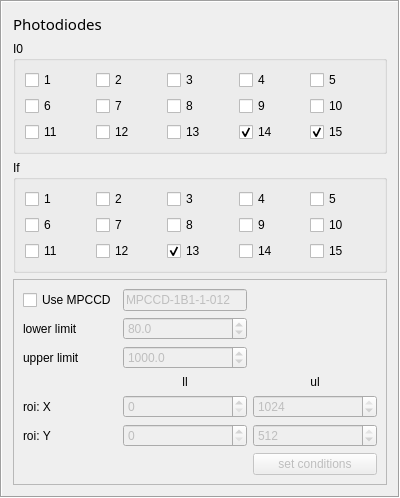
               <widget class="QFrame" name="frame_17">
                <property name="minimumSize">
                 <size>
                  <width>400</width>
                  <height>0</height>
                 </size>
                </property>
                <property name="frameShape">
                 <enum>QFrame::Box</enum>
                </property>
                <property name="frameShadow">
                 <enum>QFrame::Sunken</enum>
                </property>
                <layout class="QVBoxLayout" name="verticalLayout_4">
                 <item>
                  <widget class="QLabel" name="label_4">
                   <property name="font">
                    <font>
                     <family>Sans Serif</family>
                     <pointsize>11</pointsize>
                     <weight>50</weight>
                     <bold>false</bold>
                    </font>
                   </property>
                   <property name="text">
                    <string>Photodiodes</string>
                   </property>
                  </widget>
                 </item>
                 <item>
                  <widget class="QGroupBox" name="groupBox">
                   <property name="title">
                    <string>I0</string>
                   </property>
                   <layout class="QGridLayout" name="gridLayout_6">
                    <item row="0" column="0">
                     <widget class="QCheckBox" name="pdI0_1">
                      <property name="sizePolicy">
                       <sizepolicy hsizetype="Minimum" vsizetype="Fixed">
                        <horstretch>0</horstretch>
                        <verstretch>0</verstretch>
                       </sizepolicy>
                      </property>
                      <property name="minimumSize">
                       <size>
                        <width>50</width>
                        <height>0</height>
                       </size>
                      </property>
                      <property name="text">
                       <string>1</string>
                      </property>
                     </widget>
                    </item>
                    <item row="0" column="1">
                     <widget class="QCheckBox" name="pdI0_2">
                      <property name="sizePolicy">
                       <sizepolicy hsizetype="Minimum" vsizetype="Fixed">
                        <horstretch>0</horstretch>
                        <verstretch>0</verstretch>
                       </sizepolicy>
                      </property>
                      <property name="minimumSize">
                       <size>
                        <width>50</width>
                        <height>0</height>
                       </size>
                      </property>
                      <property name="text">
                       <string>2</string>
                      </property>
                     </widget>
                    </item>
                    <item row="0" column="2">
                     <widget class="QCheckBox" name="pdI0_3">
                      <property name="sizePolicy">
                       <sizepolicy hsizetype="Minimum" vsizetype="Fixed">
                        <horstretch>0</horstretch>
                        <verstretch>0</verstretch>
                       </sizepolicy>
                      </property>
                      <property name="minimumSize">
                       <size>
                        <width>50</width>
                        <height>0</height>
                       </size>
                      </property>
                      <property name="text">
                       <string>3</string>
                      </property>
                     </widget>
                    </item>
                    <item row="0" column="3">
                     <widget class="QCheckBox" name="pdI0_4">
                      <property name="sizePolicy">
                       <sizepolicy hsizetype="Minimum" vsizetype="Fixed">
                        <horstretch>0</horstretch>
                        <verstretch>0</verstretch>
                       </sizepolicy>
                      </property>
                      <property name="minimumSize">
                       <size>
                        <width>50</width>
                        <height>0</height>
                       </size>
                      </property>
                      <property name="text">
                       <string>4</string>
                      </property>
                     </widget>
                    </item>
                    <item row="0" column="4">
                     <widget class="QCheckBox" name="pdI0_5">
                      <property name="sizePolicy">
                       <sizepolicy hsizetype="Minimum" vsizetype="Fixed">
                        <horstretch>0</horstretch>
                        <verstretch>0</verstretch>
                       </sizepolicy>
                      </property>
                      <property name="minimumSize">
                       <size>
                        <width>50</width>
                        <height>0</height>
                       </size>
                      </property>
                      <property name="text">
                       <string>5</string>
                      </property>
                     </widget>
                    </item>
                    <item row="1" column="0">
                     <widget class="QCheckBox" name="pdI0_6">
                      <property name="sizePolicy">
                       <sizepolicy hsizetype="Minimum" vsizetype="Fixed">
                        <horstretch>0</horstretch>
                        <verstretch>0</verstretch>
                       </sizepolicy>
                      </property>
                      <property name="minimumSize">
                       <size>
                        <width>50</width>
                        <height>0</height>
                       </size>
                      </property>
                      <property name="text">
                       <string>6</string>
                      </property>
                     </widget>
                    </item>
                    <item row="1" column="1">
                     <widget class="QCheckBox" name="pdI0_7">
                      <property name="sizePolicy">
                       <sizepolicy hsizetype="Minimum" vsizetype="Fixed">
                        <horstretch>0</horstretch>
                        <verstretch>0</verstretch>
                       </sizepolicy>
                      </property>
                      <property name="minimumSize">
                       <size>
                        <width>50</width>
                        <height>0</height>
                       </size>
                      </property>
                      <property name="text">
                       <string>7</string>
                      </property>
                     </widget>
                    </item>
                    <item row="1" column="2">
                     <widget class="QCheckBox" name="pdI0_8">
                      <property name="sizePolicy">
                       <sizepolicy hsizetype="Minimum" vsizetype="Fixed">
                        <horstretch>0</horstretch>
                        <verstretch>0</verstretch>
                       </sizepolicy>
                      </property>
                      <property name="minimumSize">
                       <size>
                        <width>50</width>
                        <height>0</height>
                       </size>
                      </property>
                      <property name="text">
                       <string>8</string>
                      </property>
                     </widget>
                    </item>
                    <item row="1" column="3">
                     <widget class="QCheckBox" name="pdI0_9">
                      <property name="sizePolicy">
                       <sizepolicy hsizetype="Minimum" vsizetype="Fixed">
                        <horstretch>0</horstretch>
                        <verstretch>0</verstretch>
                       </sizepolicy>
                      </property>
                      <property name="minimumSize">
                       <size>
                        <width>50</width>
                        <height>0</height>
                       </size>
                      </property>
                      <property name="text">
                       <string>9</string>
                      </property>
                     </widget>
                    </item>
                    <item row="1" column="4">
                     <widget class="QCheckBox" name="pdI0_10">
                      <property name="sizePolicy">
                       <sizepolicy hsizetype="Minimum" vsizetype="Fixed">
                        <horstretch>0</horstretch>
                        <verstretch>0</verstretch>
                       </sizepolicy>
                      </property>
                      <property name="minimumSize">
                       <size>
                        <width>50</width>
                        <height>0</height>
                       </size>
                      </property>
                      <property name="text">
                       <string>10</string>
                      </property>
                     </widget>
                    </item>
                    <item row="2" column="0">
                     <widget class="QCheckBox" name="pdI0_11">
                      <property name="sizePolicy">
                       <sizepolicy hsizetype="Minimum" vsizetype="Fixed">
                        <horstretch>0</horstretch>
                        <verstretch>0</verstretch>
                       </sizepolicy>
                      </property>
                      <property name="minimumSize">
                       <size>
                        <width>50</width>
                        <height>0</height>
                       </size>
                      </property>
                      <property name="text">
                       <string>11</string>
                      </property>
                     </widget>
                    </item>
                    <item row="2" column="1">
                     <widget class="QCheckBox" name="pdI0_12">
                      <property name="sizePolicy">
                       <sizepolicy hsizetype="Minimum" vsizetype="Fixed">
                        <horstretch>0</horstretch>
                        <verstretch>0</verstretch>
                       </sizepolicy>
                      </property>
                      <property name="minimumSize">
                       <size>
                        <width>50</width>
                        <height>0</height>
                       </size>
                      </property>
                      <property name="text">
                       <string>12</string>
                      </property>
                     </widget>
                    </item>
                    <item row="2" column="2">
                     <widget class="QCheckBox" name="pdI0_13">
                      <property name="sizePolicy">
                       <sizepolicy hsizetype="Minimum" vsizetype="Fixed">
                        <horstretch>0</horstretch>
                        <verstretch>0</verstretch>
                       </sizepolicy>
                      </property>
                      <property name="minimumSize">
                       <size>
                        <width>50</width>
                        <height>0</height>
                       </size>
                      </property>
                      <property name="text">
                       <string>13</string>
                      </property>
                     </widget>
                    </item>
                    <item row="2" column="3">
                     <widget class="QCheckBox" name="pdI0_14">
                      <property name="sizePolicy">
                       <sizepolicy hsizetype="Minimum" vsizetype="Fixed">
                        <horstretch>0</horstretch>
                        <verstretch>0</verstretch>
                       </sizepolicy>
                      </property>
                      <property name="minimumSize">
                       <size>
                        <width>50</width>
                        <height>0</height>
                       </size>
                      </property>
                      <property name="text">
                       <string>14</string>
                      </property>
                      <property name="checked">
                       <bool>true</bool>
                      </property>
                     </widget>
                    </item>
                    <item row="2" column="4">
                     <widget class="QCheckBox" name="pdI0_15">
                      <property name="sizePolicy">
                       <sizepolicy hsizetype="Minimum" vsizetype="Fixed">
                        <horstretch>0</horstretch>
                        <verstretch>0</verstretch>
                       </sizepolicy>
                      </property>
                      <property name="minimumSize">
                       <size>
                        <width>50</width>
                        <height>0</height>
                       </size>
                      </property>
                      <property name="text">
                       <string>15</string>
                      </property>
                      <property name="checked">
                       <bool>true</bool>
                      </property>
                     </widget>
                    </item>
                   </layout>
                  </widget>
                 </item>
                 <item>
                  <widget class="QGroupBox" name="groupBox_2">
                   <property name="title">
                    <string>If</string>
                   </property>
                   <layout class="QGridLayout" name="gridLayout_7">
                    <item row="0" column="0">
                     <widget class="QCheckBox" name="pdI_1">
                      <property name="sizePolicy">
                       <sizepolicy hsizetype="Minimum" vsizetype="Fixed">
                        <horstretch>0</horstretch>
                        <verstretch>0</verstretch>
                       </sizepolicy>
                      </property>
                      <property name="minimumSize">
                       <size>
                        <width>50</width>
                        <height>0</height>
                       </size>
                      </property>
                      <property name="text">
                       <string>1</string>
                      </property>
                     </widget>
                    </item>
                    <item row="0" column="1">
                     <widget class="QCheckBox" name="pdI_2">
                      <property name="sizePolicy">
                       <sizepolicy hsizetype="Minimum" vsizetype="Fixed">
                        <horstretch>0</horstretch>
                        <verstretch>0</verstretch>
                       </sizepolicy>
                      </property>
                      <property name="minimumSize">
                       <size>
                        <width>50</width>
                        <height>0</height>
                       </size>
                      </property>
                      <property name="text">
                       <string>2</string>
                      </property>
                     </widget>
                    </item>
                    <item row="0" column="2">
                     <widget class="QCheckBox" name="pdI_3">
                      <property name="sizePolicy">
                       <sizepolicy hsizetype="Minimum" vsizetype="Fixed">
                        <horstretch>0</horstretch>
                        <verstretch>0</verstretch>
                       </sizepolicy>
                      </property>
                      <property name="minimumSize">
                       <size>
                        <width>50</width>
                        <height>0</height>
                       </size>
                      </property>
                      <property name="text">
                       <string>3</string>
                      </property>
                     </widget>
                    </item>
                    <item row="0" column="3">
                     <widget class="QCheckBox" name="pdI_4">
                      <property name="sizePolicy">
                       <sizepolicy hsizetype="Minimum" vsizetype="Fixed">
                        <horstretch>0</horstretch>
                        <verstretch>0</verstretch>
                       </sizepolicy>
                      </property>
                      <property name="minimumSize">
                       <size>
                        <width>50</width>
                        <height>0</height>
                       </size>
                      </property>
                      <property name="text">
                       <string>4</string>
                      </property>
                     </widget>
                    </item>
                    <item row="0" column="4">
                     <widget class="QCheckBox" name="pdI_5">
                      <property name="sizePolicy">
                       <sizepolicy hsizetype="Minimum" vsizetype="Fixed">
                        <horstretch>0</horstretch>
                        <verstretch>0</verstretch>
                       </sizepolicy>
                      </property>
                      <property name="minimumSize">
                       <size>
                        <width>50</width>
                        <height>0</height>
                       </size>
                      </property>
                      <property name="text">
                       <string>5</string>
                      </property>
                     </widget>
                    </item>
                    <item row="1" column="0">
                     <widget class="QCheckBox" name="pdI_6">
                      <property name="sizePolicy">
                       <sizepolicy hsizetype="Minimum" vsizetype="Fixed">
                        <horstretch>0</horstretch>
                        <verstretch>0</verstretch>
                       </sizepolicy>
                      </property>
                      <property name="minimumSize">
                       <size>
                        <width>50</width>
                        <height>0</height>
                       </size>
                      </property>
                      <property name="text">
                       <string>6</string>
                      </property>
                     </widget>
                    </item>
                    <item row="1" column="1">
                     <widget class="QCheckBox" name="pdI_7">
                      <property name="sizePolicy">
                       <sizepolicy hsizetype="Minimum" vsizetype="Fixed">
                        <horstretch>0</horstretch>
                        <verstretch>0</verstretch>
                       </sizepolicy>
                      </property>
                      <property name="minimumSize">
                       <size>
                        <width>50</width>
                        <height>0</height>
                       </size>
                      </property>
                      <property name="text">
                       <string>7</string>
                      </property>
                     </widget>
                    </item>
                    <item row="1" column="2">
                     <widget class="QCheckBox" name="pdI_8">
                      <property name="sizePolicy">
                       <sizepolicy hsizetype="Minimum" vsizetype="Fixed">
                        <horstretch>0</horstretch>
                        <verstretch>0</verstretch>
                       </sizepolicy>
                      </property>
                      <property name="minimumSize">
                       <size>
                        <width>50</width>
                        <height>0</height>
                       </size>
                      </property>
                      <property name="text">
                       <string>8</string>
                      </property>
                     </widget>
                    </item>
                    <item row="1" column="3">
                     <widget class="QCheckBox" name="pdI_9">
                      <property name="sizePolicy">
                       <sizepolicy hsizetype="Minimum" vsizetype="Fixed">
                        <horstretch>0</horstretch>
                        <verstretch>0</verstretch>
                       </sizepolicy>
                      </property>
                      <property name="minimumSize">
                       <size>
                        <width>50</width>
                        <height>0</height>
                       </size>
                      </property>
                      <property name="text">
                       <string>9</string>
                      </property>
                     </widget>
                    </item>
                    <item row="1" column="4">
                     <widget class="QCheckBox" name="pdI_10">
                      <property name="sizePolicy">
                       <sizepolicy hsizetype="Minimum" vsizetype="Fixed">
                        <horstretch>0</horstretch>
                        <verstretch>0</verstretch>
                       </sizepolicy>
                      </property>
                      <property name="minimumSize">
                       <size>
                        <width>50</width>
                        <height>0</height>
                       </size>
                      </property>
                      <property name="text">
                       <string>10</string>
                      </property>
                     </widget>
                    </item>
                    <item row="2" column="0">
                     <widget class="QCheckBox" name="pdI_11">
                      <property name="sizePolicy">
                       <sizepolicy hsizetype="Minimum" vsizetype="Fixed">
                        <horstretch>0</horstretch>
                        <verstretch>0</verstretch>
                       </sizepolicy>
                      </property>
                      <property name="minimumSize">
                       <size>
                        <width>50</width>
                        <height>0</height>
                       </size>
                      </property>
                      <property name="text">
                       <string>11</string>
                      </property>
                     </widget>
                    </item>
                    <item row="2" column="1">
                     <widget class="QCheckBox" name="pdI_12">
                      <property name="sizePolicy">
                       <sizepolicy hsizetype="Minimum" vsizetype="Fixed">
                        <horstretch>0</horstretch>
                        <verstretch>0</verstretch>
                       </sizepolicy>
                      </property>
                      <property name="minimumSize">
                       <size>
                        <width>50</width>
                        <height>0</height>
                       </size>
                      </property>
                      <property name="text">
                       <string>12</string>
                      </property>
                     </widget>
                    </item>
                    <item row="2" column="2">
                     <widget class="QCheckBox" name="pdI_13">
                      <property name="sizePolicy">
                       <sizepolicy hsizetype="Minimum" vsizetype="Fixed">
                        <horstretch>0</horstretch>
                        <verstretch>0</verstretch>
                       </sizepolicy>
                      </property>
                      <property name="minimumSize">
                       <size>
                        <width>50</width>
                        <height>0</height>
                       </size>
                      </property>
                      <property name="text">
                       <string>13</string>
                      </property>
                      <property name="checked">
                       <bool>true</bool>
                      </property>
                     </widget>
                    </item>
                    <item row="2" column="3">
                     <widget class="QCheckBox" name="pdI_14">
                      <property name="sizePolicy">
                       <sizepolicy hsizetype="Minimum" vsizetype="Fixed">
                        <horstretch>0</horstretch>
                        <verstretch>0</verstretch>
                       </sizepolicy>
                      </property>
                      <property name="minimumSize">
                       <size>
                        <width>50</width>
                        <height>0</height>
                       </size>
                      </property>
                      <property name="text">
                       <string>14</string>
                      </property>
                     </widget>
                    </item>
                    <item row="2" column="4">
                     <widget class="QCheckBox" name="pdI_15">
                      <property name="sizePolicy">
                       <sizepolicy hsizetype="Minimum" vsizetype="Fixed">
                        <horstretch>0</horstretch>
                        <verstretch>0</verstretch>
                       </sizepolicy>
                      </property>
                      <property name="minimumSize">
                       <size>
                        <width>50</width>
                        <height>0</height>
                       </size>
                      </property>
                      <property name="text">
                       <string>15</string>
                      </property>
                     </widget>
                    </item>
                   </layout>
                  </widget>
                 </item>
                 <item>
                  <widget class="QFrame" name="frame_5">
                   <property name="frameShape">
                    <enum>QFrame::StyledPanel</enum>
                   </property>
                   <property name="frameShadow">
                    <enum>QFrame::Raised</enum>
                   </property>
                   <layout class="QGridLayout" name="gridLayout_5">
                    <item row="2" column="1">
                     <widget class="QDoubleSpinBox" name="dsb_ul">
                      <property name="enabled">
                       <bool>false</bool>
                      </property>
                      <property name="decimals">
                       <number>1</number>
                      </property>
                      <property name="maximum">
                       <double>100000.000000000000000</double>
                      </property>
                      <property name="value">
                       <double>1000.000000000000000</double>
                      </property>
                     </widget>
                    </item>
                    <item row="5" column="2">
                     <widget class="QSpinBox" name="roi_x_ul">
                      <property name="enabled">
                       <bool>false</bool>
                      </property>
                      <property name="maximum">
                       <number>1024</number>
                      </property>
                      <property name="value">
                       <number>1024</number>
                      </property>
                     </widget>
                    </item>
                    <item row="3" column="1">
                     <widget class="QLabel" name="label_16">
                      <property name="text">
                       <string>ll</string>
                      </property>
                      <property name="alignment">
                       <set>Qt::AlignCenter</set>
                      </property>
                     </widget>
                    </item>
                    <item row="5" column="1">
                     <widget class="QSpinBox" name="roi_x_ll">
                      <property name="enabled">
                       <bool>false</bool>
                      </property>
                      <property name="maximum">
                       <number>1024</number>
                      </property>
                     </widget>
                    </item>
                    <item row="0" column="0">
                     <widget class="QCheckBox" name="checkBox">
                      <property name="enabled">
                       <bool>true</bool>
                      </property>
                      <property name="minimumSize">
                       <size>
                        <width>50</width>
                        <height>0</height>
                       </size>
                      </property>
                      <property name="toolTip">
                       <string>&lt;html&gt;&lt;head/&gt;&lt;body&gt;&lt;p&gt;Please save a background image in the program folder named as 'mpccd_bg.npy' (numpy binary file)&lt;/p&gt;&lt;/body&gt;&lt;/html&gt;</string>
                      </property>
                      <property name="text">
                       <string>Use MPCCD</string>
                      </property>
                     </widget>
                    </item>
                    <item row="6" column="2">
                     <widget class="QSpinBox" name="roi_y_ul">
                      <property name="enabled">
                       <bool>false</bool>
                      </property>
                      <property name="maximum">
                       <number>512</number>
                      </property>
                      <property name="value">
                       <number>512</number>
                      </property>
                     </widget>
                    </item>
                    <item row="6" column="1">
                     <widget class="QSpinBox" name="roi_y_ll">
                      <property name="enabled">
                       <bool>false</bool>
                      </property>
                      <property name="maximum">
                       <number>512</number>
                      </property>
                     </widget>
                    </item>
                    <item row="2" column="0">
                     <widget class="QLabel" name="label_15">
                      <property name="text">
                       <string>upper limit</string>
                      </property>
                     </widget>
                    </item>
                    <item row="3" column="2">
                     <widget class="QLabel" name="label_17">
                      <property name="text">
                       <string>ul</string>
                      </property>
                      <property name="alignment">
                       <set>Qt::AlignCenter</set>
                      </property>
                     </widget>
                    </item>
                    <item row="0" column="2">
                     <spacer name="horizontalSpacer_2">
                      <property name="orientation">
                       <enum>Qt::Horizontal</enum>
                      </property>
                      <property name="sizeHint" stdset="0">
                       <size>
                        <width>40</width>
                        <height>20</height>
                       </size>
                      </property>
                     </spacer>
                    </item>
                    <item row="1" column="0">
                     <widget class="QLabel" name="label_14">
                      <property name="text">
                       <string>lower limit</string>
                      </property>
                     </widget>
                    </item>
                    <item row="1" column="1">
                     <widget class="QDoubleSpinBox" name="dsb_ll">
                      <property name="enabled">
                       <bool>false</bool>
                      </property>
                      <property name="minimumSize">
                       <size>
                        <width>100</width>
                        <height>0</height>
                       </size>
                      </property>
                      <property name="decimals">
                       <number>1</number>
                      </property>
                      <property name="minimum">
                       <double>1.000000000000000</double>
                      </property>
                      <property name="maximum">
                       <double>100000.000000000000000</double>
                      </property>
                      <property name="value">
                       <double>80.000000000000000</double>
                      </property>
                     </widget>
                    </item>
                    <item row="0" column="1">
                     <widget class="QLineEdit" name="lineEdit_2">
                      <property name="enabled">
                       <bool>false</bool>
                      </property>
                      <property name="toolTip">
                       <string>&lt;html&gt;&lt;head/&gt;&lt;body&gt;&lt;p&gt;Enter the device name of MPCCD&lt;/p&gt;&lt;/body&gt;&lt;/html&gt;</string>
                      </property>
                      <property name="text">
                       <string>MPCCD-1B1-1-012</string>
                      </property>
                     </widget>
                    </item>
                    <item row="6" column="0">
                     <widget class="QLabel" name="label_18">
                      <property name="text">
                       <string>roi: Y</string>
                      </property>
                     </widget>
                    </item>
                    <item row="5" column="0">
                     <widget class="QLabel" name="label_19">
                      <property name="text">
                       <string>roi: X</string>
                      </property>
                     </widget>
                    </item>
                    <item row="7" column="2">
                     <widget class="QPushButton" name="pushButton_2">
                      <property name="enabled">
                       <bool>false</bool>
                      </property>
                      <property name="text">
                       <string>set conditions</string>
                      </property>
                     </widget>
                    </item>
                   </layout>
                  </widget>
                 </item>
                </layout>
               </widget>
